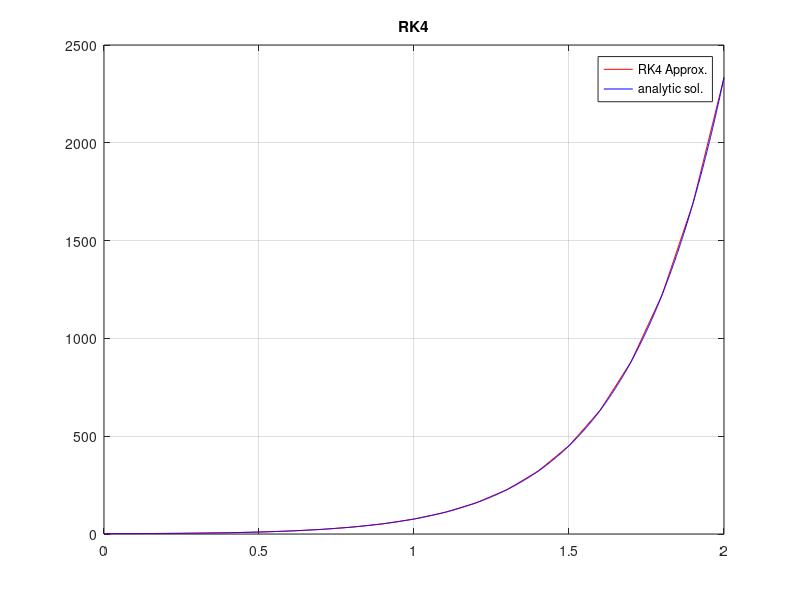

This figure's MATLAB source: (Note: this script raises an error after producing the figure.)
% ME303 W, December 30, 2020
% Second order ODE solution using RK4 method

close all
clear all
clc

t0=0;
tf=2;
h=0.1;
M=(tf-t0)/h;

x=zeros(1,M+1);
y=zeros(1,M+1);
t=t0:h:tf;

f=@(t,x,y) y;
g=@(t,x,y) 0.5*(5*y+3*x+45*exp(2*t));

x(1)=2;
y(1)=1;

for i=1:M
    f1=f(t(i),x(i),y(i));
    g1=g(t(i),x(i),y(i));
    
    f2=f(t(i)+h/2, x(i)+h*0.5*f1, y(i)+h*0.5*g1);
    g2=g(t(i)+h/2, x(i)+h*0.5*f1, y(i)+h*0.5*g1);
    
    f3=f(t(i)+h/2, x(i)+h*0.5*f2, y(i)+h*0.5*g2);
    g3=g(t(i)+h/2, x(i)+h*0.5*f2, y(i)+h*0.5*g2);
    
    f4=f(t(i)+h, x(i)+h*f3, y(i)+h*g3);
    g4=g(t(i)+h, x(i)+h*f3, y(i)+h*g3);
    
    x(i+1)=x(i)+(h/6)*(f1 +2*f2 +2*f3 +f4);
    y(i+1)=y(i)+(h/6)*(g1 +2*g2 +2*g3 +g4);
end

f_real=@(k) 4*exp(-k/2)+7*exp(3*k)-9*exp(2*k);

figure(1)
plot(t,x,'r')
hold on
p=0:0.001:2;
plot(p,f_real(p),'b')
title('RK4')
legend('RK4 Approx.','analytic sol.')
grid on

tSpan = [0 2];
x0 = [2 1];
[t1 x1] = ode45(@(t,x) odefun(t,x), tSpan, x0);

figure(2)
plot(t1,x1(:,1));
title('ode45 Solution')
grid on

function dx_dt=odefun(t,x);
dx_dt=zeros(2,1);
dx_dt(1)=x(2);
dx_dt(2)= 0.5*(5*x(2)+3*x(1)+45*exp(2*t));
end



